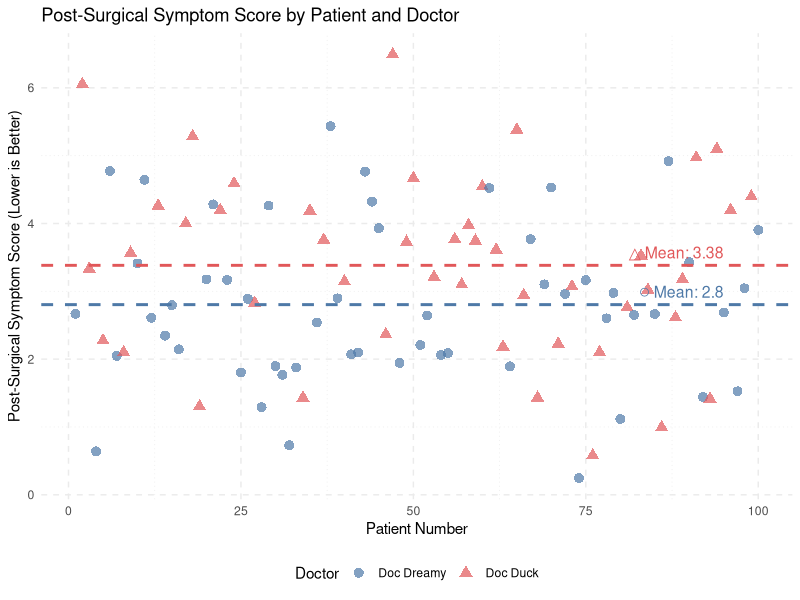
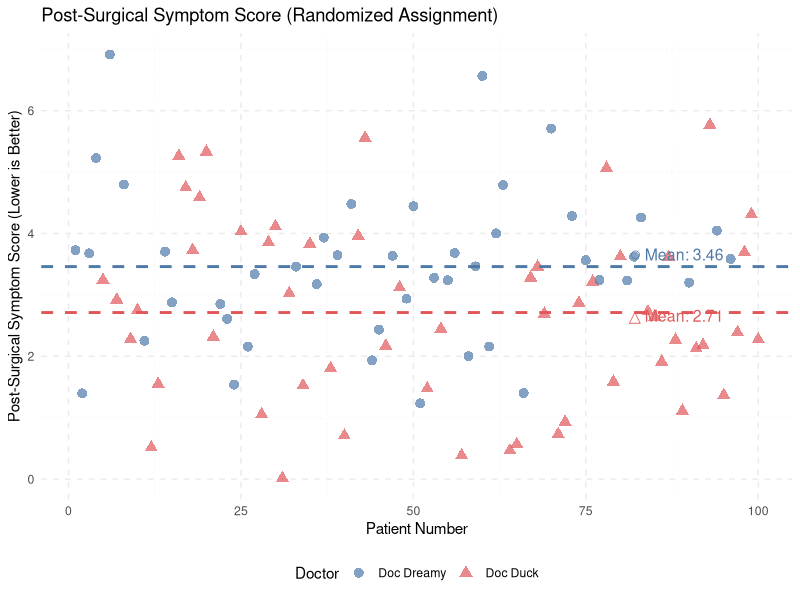
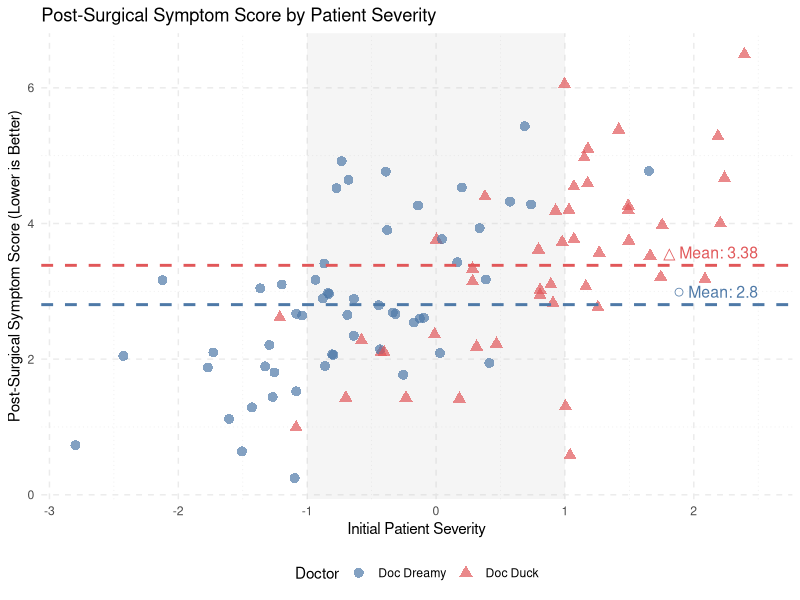

The R script that drew these images, in order:
## ---- chunk 1
#| label: load-data-r
#| echo: false

# Load the observational data
patients_df <- read.csv('patients_data.csv')

# Display first few rows to understand the structure
cat("Number of patients:", nrow(patients_df), "\n")
head(patients_df)
## ---- chunk 2
#| label: fig-plot-outcomes-r
#| fig-cap: "Post-Surgical Symptom Score (lower is better) - Observed Data"
#| echo: false
#| message: false
#| warning: false

suppressPackageStartupMessages(library(ggplot2))
suppressPackageStartupMessages(library(dplyr))

# Define colors and shapes
color_dreamy <- '#4E79A7'
color_duck <- '#E15759'
shape_dreamy <- 16  # Circle
shape_duck <- 17    # Triangle

# Calculate means
means <- patients_df %>%
  group_by(doctor_name) %>%
  summarise(mean_score = mean(post_surgical_score))

mean_dreamy <- means$mean_score[means$doctor_name == 'Doc Dreamy']
mean_duck <- means$mean_score[means$doctor_name == 'Doc Duck']

# Create plot
ggplot(patients_df, aes(x = patient, y = post_surgical_score, color = doctor_name, shape = doctor_name)) +
  geom_point(alpha = 0.7, size = 3) +
  scale_color_manual(values = c('Doc Dreamy' = color_dreamy, 'Doc Duck' = color_duck)) +
  scale_shape_manual(values = c('Doc Dreamy' = shape_dreamy, 'Doc Duck' = shape_duck)) +
  
  # Mean lines
  geom_hline(yintercept = mean_dreamy, color = color_dreamy, linetype = "dashed", linewidth = 1) +
  geom_hline(yintercept = mean_duck, color = color_duck, linetype = "dashed", linewidth = 1) +
  
  # Annotations for means
  annotate("text", x = 95, y = mean_dreamy + 0.1, 
           label = paste("○ Mean:", round(mean_dreamy, 2)), 
           color = color_dreamy, hjust = 1, vjust = 0, size = 4) +
  annotate("text", x = 95, y = mean_duck + 0.1, 
           label = paste("△ Mean:", round(mean_duck, 2)), 
           color = color_duck, hjust = 1, vjust = 0, size = 4) +
  
  # Styling
  labs(
    title = "Post-Surgical Symptom Score by Patient and Doctor",
    x = "Patient Number",
    y = "Post-Surgical Symptom Score (Lower is Better)",
    color = "Doctor",
    shape = "Doctor"
  ) +
  theme_minimal() +
  theme(
    panel.grid.major = element_line(linetype = 'dashed'),
    panel.grid.minor = element_line(linetype = 'dotted'),
    legend.position = "bottom"
  )

## ---- chunk 3
#| label: load-data-randomized-r
#| echo: false

# Load the randomized data
patients_randomized_df <- read.csv('patients_data_randomized.csv')

# Display first few rows
cat("Number of randomized patients:", nrow(patients_randomized_df), "\n")
head(patients_randomized_df)
## ---- chunk 4
#| label: fig-plot-outcomes-randomized-r
#| fig-cap: "Post-Surgical Symptom Score (lower is better) for randomized patients."
#| echo: false 

suppressPackageStartupMessages(library(ggplot2))
suppressPackageStartupMessages(library(dplyr))

# Define colors and shapes
color_dreamy <- '#4E79A7'
color_duck <- '#E15759'
shape_dreamy <- 16  # Circle
shape_duck <- 17    # Triangle

# Calculate means from the randomized data
means_rand <- patients_randomized_df %>%
  group_by(doctor_name) %>%
  summarise(mean_score = mean(post_surgical_score))

mean_dreamy_rand <- means_rand$mean_score[means_rand$doctor_name == 'Doc Dreamy']
mean_duck_rand <- means_rand$mean_score[means_rand$doctor_name == 'Doc Duck']

# Create plot
ggplot(patients_randomized_df, aes(x = patient, y = post_surgical_score, color = doctor_name, shape = doctor_name)) +
  geom_point(alpha = 0.7, size = 3) +
  scale_color_manual(values = c('Doc Dreamy' = color_dreamy, 'Doc Duck' = color_duck)) +
  scale_shape_manual(values = c('Doc Dreamy' = shape_dreamy, 'Doc Duck' = shape_duck)) +
  
  # Mean lines
  geom_hline(yintercept = mean_dreamy_rand, color = color_dreamy, linetype = "dashed", linewidth = 1) +
  geom_hline(yintercept = mean_duck_rand, color = color_duck, linetype = "dashed", linewidth = 1) +
  
  # Annotations for means
  annotate("text", x = 95, y = mean_dreamy_rand + 0.1, 
           label = paste("○ Mean:", round(mean_dreamy_rand, 2)), 
           color = color_dreamy, hjust = 1, vjust = 0, size = 4) +
  annotate("text", x = 95, y = mean_duck_rand - 0.15, 
           label = paste("△ Mean:", round(mean_duck_rand, 2)), 
           color = color_duck, hjust = 1, vjust = 0, size = 4) +
  
  # Styling
  labs(
    title = "Post-Surgical Symptom Score (Randomized Assignment)",
    x = "Patient Number",
    y = "Post-Surgical Symptom Score (Lower is Better)",
    color = "Doctor",
    shape = "Doctor"
  ) +
  theme_minimal() +
  theme(
    panel.grid.major = element_line(linetype = 'dashed'),
    panel.grid.minor = element_line(linetype = 'dotted'),
    legend.position = "bottom"
  )

## ---- chunk 5
#| label: fig-plot-outcomes-severity-r
#| fig-cap: "Post-Surgical Symptom Score (lower is better) by Patient and Severity"
#| echo: false

suppressPackageStartupMessages(library(ggplot2))
suppressPackageStartupMessages(library(dplyr))

# Define colors and shapes
color_dreamy <- '#4E79A7'
color_duck <- '#E15759'
shape_dreamy <- 16  # Circle
shape_duck <- 17    # Triangle

# Calculate means (using original observational data)
means <- patients_df %>%
  group_by(doctor_name) %>%
  summarise(mean_score = mean(post_surgical_score))

mean_dreamy <- means$mean_score[means$doctor_name == 'Doc Dreamy']
mean_duck <- means$mean_score[means$doctor_name == 'Doc Duck']

# Create plot
ggplot(patients_df, aes(x = severity, y = post_surgical_score, color = doctor_name, shape = doctor_name)) +
  # Shaded region
  annotate("rect", xmin = -1, xmax = 1, ymin = -Inf, ymax = Inf, alpha = 0.15, fill = "gray") +
  
  geom_point(alpha = 0.7, size = 3) +
  scale_color_manual(values = c('Doc Dreamy' = color_dreamy, 'Doc Duck' = color_duck)) +
  scale_shape_manual(values = c('Doc Dreamy' = shape_dreamy, 'Doc Duck' = shape_duck)) +
  
  # Mean lines
  geom_hline(yintercept = mean_dreamy, color = color_dreamy, linetype = "dashed", linewidth = 1) +
  geom_hline(yintercept = mean_duck, color = color_duck, linetype = "dashed", linewidth = 1) +
  
  # Annotations for means
  annotate("text", x = 2.5, y = mean_dreamy + 0.1, 
           label = paste("○ Mean:", round(mean_dreamy, 2)), 
           color = color_dreamy, hjust = 1, vjust = 0, size = 4) +
  annotate("text", x = 2.5, y = mean_duck + 0.1, 
           label = paste("△ Mean:", round(mean_duck, 2)), 
           color = color_duck, hjust = 1, vjust = 0, size = 4) +

  # Styling
  labs(
    title = "Post-Surgical Symptom Score by Patient Severity",
    x = "Initial Patient Severity",
    y = "Post-Surgical Symptom Score (Lower is Better)",
    color = "Doctor",
    shape = "Doctor"
  ) +
  theme_minimal() +
  theme(
    panel.grid.major = element_line(linetype = 'dashed'),
    panel.grid.minor = element_line(linetype = 'dotted'),
    legend.position = "bottom"
  )

